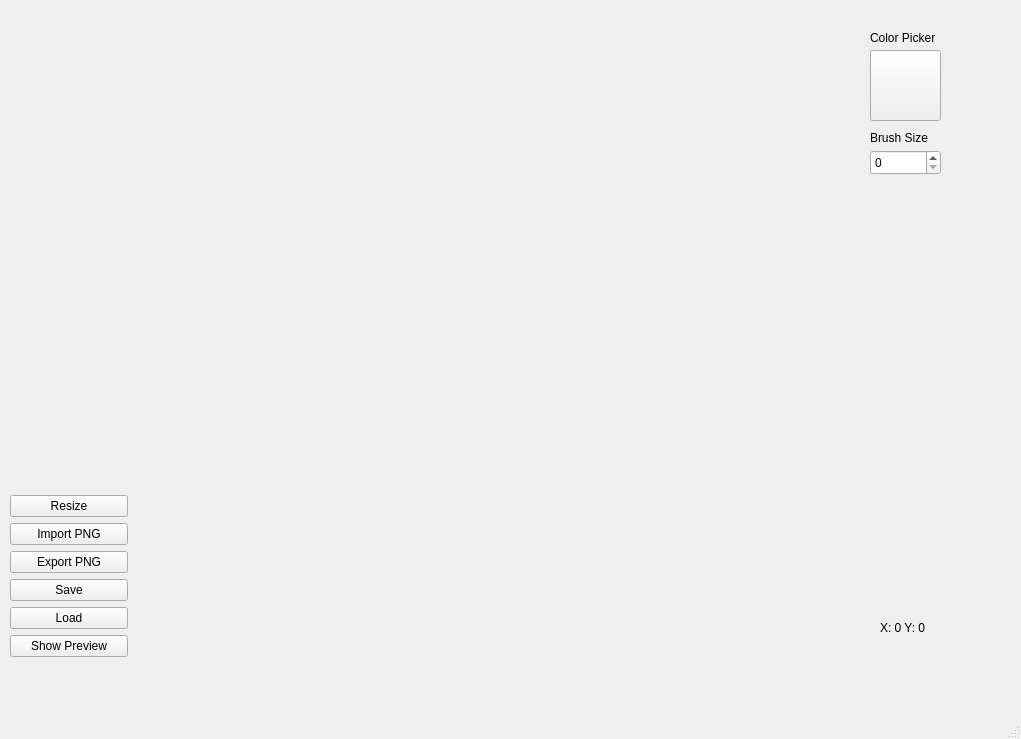
<?xml version="1.0" encoding="UTF-8"?>
<ui version="4.0">
 <class>MainWindow</class>
 <widget class="QMainWindow" name="MainWindow">
  <property name="geometry">
   <rect>
    <x>0</x>
    <y>0</y>
    <width>1021</width>
    <height>739</height>
   </rect>
  </property>
  <property name="windowTitle">
   <string>MainWindow</string>
  </property>
  <widget class="QWidget" name="centralwidget">
   <widget class="CanvasView" name="canvasView" native="true">
    <property name="geometry">
     <rect>
      <x>250</x>
      <y>30</y>
      <width>611</width>
      <height>611</height>
     </rect>
    </property>
   </widget>
   <widget class="QPushButton" name="colorPickerButton">
    <property name="geometry">
     <rect>
      <x>870</x>
      <y>50</y>
      <width>71</width>
      <height>71</height>
     </rect>
    </property>
    <property name="text">
     <string/>
    </property>
   </widget>
   <widget class="FrameListView" name="frameListView" native="true">
    <property name="geometry">
     <rect>
      <x>120</x>
      <y>30</y>
      <width>120</width>
      <height>611</height>
     </rect>
    </property>
   </widget>
   <widget class="ToolbarView" name="toolbarView" native="true">
    <property name="geometry">
     <rect>
      <x>10</x>
      <y>30</y>
      <width>101</width>
      <height>201</height>
     </rect>
    </property>
   </widget>
   <widget class="QLabel" name="colorPickerLabel">
    <property name="geometry">
     <rect>
      <x>870</x>
      <y>30</y>
      <width>71</width>
      <height>16</height>
     </rect>
    </property>
    <property name="text">
     <string>Color Picker</string>
    </property>
   </widget>
   <widget class="QLabel" name="brushSizeLabel">
    <property name="geometry">
     <rect>
      <x>870</x>
      <y>130</y>
      <width>71</width>
      <height>16</height>
     </rect>
    </property>
    <property name="text">
     <string>Brush Size</string>
    </property>
   </widget>
   <widget class="QSpinBox" name="brushSizeSpinBox">
    <property name="geometry">
     <rect>
      <x>870</x>
      <y>150</y>
      <width>71</width>
      <height>25</height>
     </rect>
    </property>
   </widget>
   <widget class="QWidget" name="layoutWidget">
    <property name="geometry">
     <rect>
      <x>10</x>
      <y>470</y>
      <width>118</width>
      <height>213</height>
     </rect>
    </property>
    <layout class="QVBoxLayout" name="verticalLayout_2">
     <item>
      <layout class="QVBoxLayout" name="verticalLayout">
       <item>
        <widget class="QPushButton" name="resizeButton">
         <property name="text">
          <string>Resize</string>
         </property>
        </widget>
       </item>
       <item>
        <widget class="QPushButton" name="importPNGButton">
         <property name="text">
          <string>Import PNG</string>
         </property>
        </widget>
       </item>
       <item>
        <widget class="QPushButton" name="exportPNGButton">
         <property name="text">
          <string>Export PNG</string>
         </property>
        </widget>
       </item>
       <item>
        <widget class="QPushButton" name="saveButton">
         <property name="text">
          <string>Save</string>
         </property>
        </widget>
       </item>
       <item>
        <widget class="QPushButton" name="loadButton">
         <property name="text">
          <string>Load</string>
         </property>
        </widget>
       </item>
       <item>
        <widget class="QPushButton" name="showPreviewButton">
         <property name="text">
          <string>Show Preview</string>
         </property>
        </widget>
       </item>
      </layout>
     </item>
    </layout>
   </widget>
   <widget class="QLabel" name="cursorPositionLabel">
    <property name="geometry">
     <rect>
      <x>880</x>
      <y>620</y>
      <width>58</width>
      <height>16</height>
     </rect>
    </property>
    <property name="text">
     <string>X: 0 Y: 0</string>
    </property>
   </widget>
  </widget>
  <widget class="QMenuBar" name="menubar">
   <property name="geometry">
    <rect>
     <x>0</x>
     <y>0</y>
     <width>1021</width>
     <height>21</height>
    </rect>
   </property>
  </widget>
  <widget class="QStatusBar" name="statusbar"/>
 </widget>
 <customwidgets>
  <customwidget>
   <class>CanvasView</class>
   <extends>QWidget</extends>
   <header>canvasview.h</header>
   <container>1</container>
  </customwidget>
  <customwidget>
   <class>FrameListView</class>
   <extends>QWidget</extends>
   <header>framelistview.h</header>
   <container>1</container>
  </customwidget>
  <customwidget>
   <class>ToolbarView</class>
   <extends>QWidget</extends>
   <header>toolbarview.h</header>
   <container>1</container>
  </customwidget>
 </customwidgets>
 <resources/>
 <connections/>
</ui>
